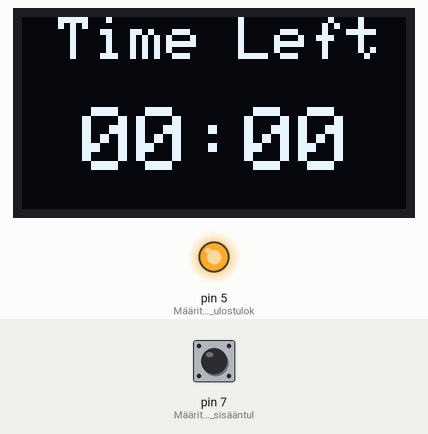
A sketch run on a simulated Arduino Uno, built with avr-gcc and run on an emulated ATmega328P. Parts: 128×64 one-colour display, output pins drawn as LEDs (lit = HIGH). Inputs (shaded band) come from the test bench; at power-on: pin 7 (Määritä_pinni_7_sisääntul) HIGH.

Above: at 1.2 s.
1.3 s: pin 7 (Määritä_pinni_7_sisääntul) pulled LOW for 1.2 s
At 3.0 s:
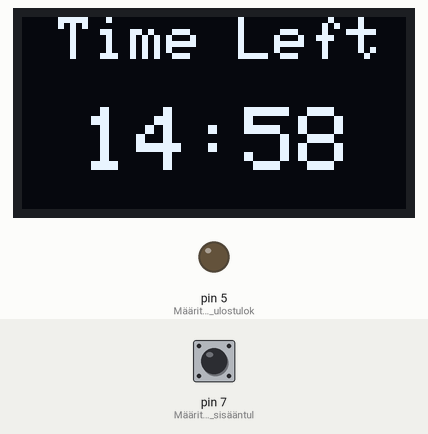
6.2 s: pin 7 (Määritä_pinni_7_sisääntul) pulled LOW for 1.2 s
At 8.0 s:
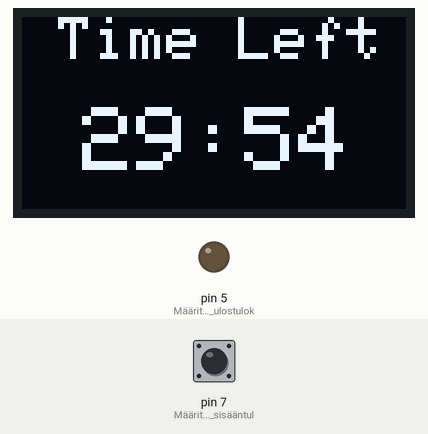
8.9 s: pin 7 (Määritä_pinni_7_sisääntul) pulled LOW for 3.2 s
At 42.0 s:
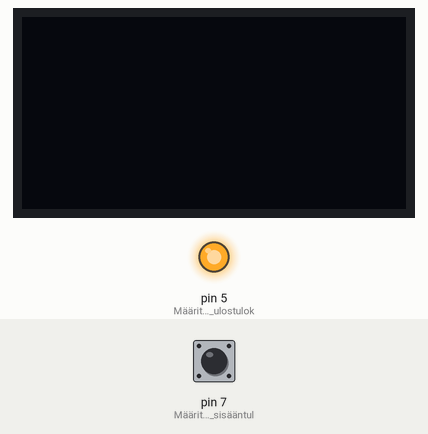
Timing chart, 0 to 42.4 s (numbered marks = the images above; inputs shaded):
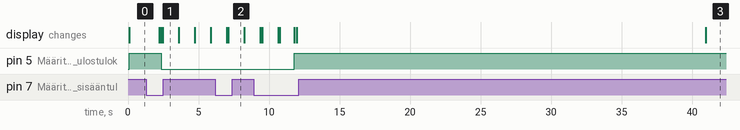

Measured:
- after the input at 1.3 s, pin 5 (Määritä_pinni_5_ulostulok): HIGH → LOW after 1.0 s; the display: first changes after 0.91 s (image 1 shows a later state)
- after the input at 8.9 s, pin 5 (Määritä_pinni_5_ulostulok): LOW → HIGH after 2.9 s

The sketch:

Relay-Timer.ino
```cpp
#include <SPI.h>
#include <Wire.h>
#include <Adafruit_GFX.h>
#include <Adafruit_SSD1306.h>

#define SCREEN_WIDTH 128 // OLED-näytön leveys pikseleinä
#define SCREEN_HEIGHT 64 // OLED-näytön korkeus pikseleinä
#define OLED_RESET -1    // Nollauspinni # (tai -1, jos käytetään Arduinon nollauspinniä)
#define SCREEN_ADDRESS 0x3C ///< Katso ohjetta osoitteelle; 0x3D 128x64-näytölle, 0x3C 128x32-näytölle
Adafruit_SSD1306 display(SCREEN_WIDTH, SCREEN_HEIGHT, &Wire, OLED_RESET);

int aikasec = 0;  // Aika sekunteina
int aikamin = 0;  // Aika minuutteina
int sc = 0; // Näytön säästäjä


void setup() {
  pinMode(7, INPUT_PULLUP);  // Määritä pinni 7 sisääntuloksi ja käytä siihen vedä ylös -vastusta
  pinMode(5, OUTPUT);        // Määritä pinni 5 ulostuloksi
  if (!display.begin(SSD1306_SWITCHCAPVCC, SCREEN_ADDRESS)) {
    Serial.println(F("SSD1306:n varaus epäonnistui"));
    for (;;); // Keskeytä, älä jatka, toista loputtomiin
  }
  display.clearDisplay();
  display.display();
  display.setTextSize(2);
  display.setTextColor(WHITE);
  display.setCursor(12, 0);
  display.println("Time Left");  // Näytä "Jäljellä" OLED-näytöllä
  display.setTextSize(3);
  display.setCursor(20, 30);
  display.println("00:00");  // Näytä aluksi "00:00" aikaa OLED-näytöllä
  display.display();;
}

void piirros() {
  delay(100);
  if ((aikasec + aikamin) == 0) {
    nolla();
  }
  display.clearDisplay();
  display.setTextSize(2);
  display.setTextColor(WHITE);
  display.setCursor(12, 0);
  display.println("Time Left");  // Näytä "Jäljellä" OLED-näytöllä
  display.setCursor(20, 30);
  display.setTextSize(3);
  display.setTextColor(WHITE, BLACK);
  display.println(String(aikamin) + ":" + String(aikasec));  // Näytä aika OLED-näytöllä
  display.display();
}

void nolla() {
  display.clearDisplay();
  display.setTextSize(2);
  display.setTextColor(WHITE);
  display.setCursor(12, 0);
  display.println("Time Left");  // Näytä "Jäljellä" OLED-näytöllä
  display.setTextSize(3);
  display.setCursor(20, 30);
  display.println("00:00");  // Näytä "00:00" OLED-näytöllä kun aika on nolla
  display.display();
  digitalWrite(5, HIGH);
}

void loop() {
  if (digitalRead(7) == LOW) {
    aikamin += 15;  // Lisää aikaa 15 minuuttia, kun painiketta painetaan
    if (aikamin > 60) {
      aikamin = 0;
      aikasec = 0;
      nolla();  // Nollaa näyttö, kun aika on yli 60 minuuttia
    }
    piirros();  // Päivitä näyttö
  }

  if (aikamin > 0 || aikasec > 0) {
    if (aikasec <= 0) {
      if (aikamin > 0) {
        aikamin -= 1;
        aikasec = 59;
        piirros();  // Päivitä näyttö, kun aika vähenee
        digitalWrite(5, LOW);
      }
    }
    aikasec -= 1;
    piirros();  // Päivitä näyttö
  }
  else {
    digitalWrite(5, HIGH);  // Sammuta rele, kun aika on nolla
  }
  if((aikasec+aikamin)==0){
    sc += 1;
  } else {
    sc = 0;
  }

  while(sc >= 30) {
    display.clearDisplay();
    display.display();
    if (digitalRead(7) == LOW) {
    aikamin += 15;  // Lisää aikaa 15 minuuttia, kun painiketta painetaan
    }
    if((aikamin+aikasec) != 0) {
      sc = 0;
    }
  }
  delay(1000);
}
```
